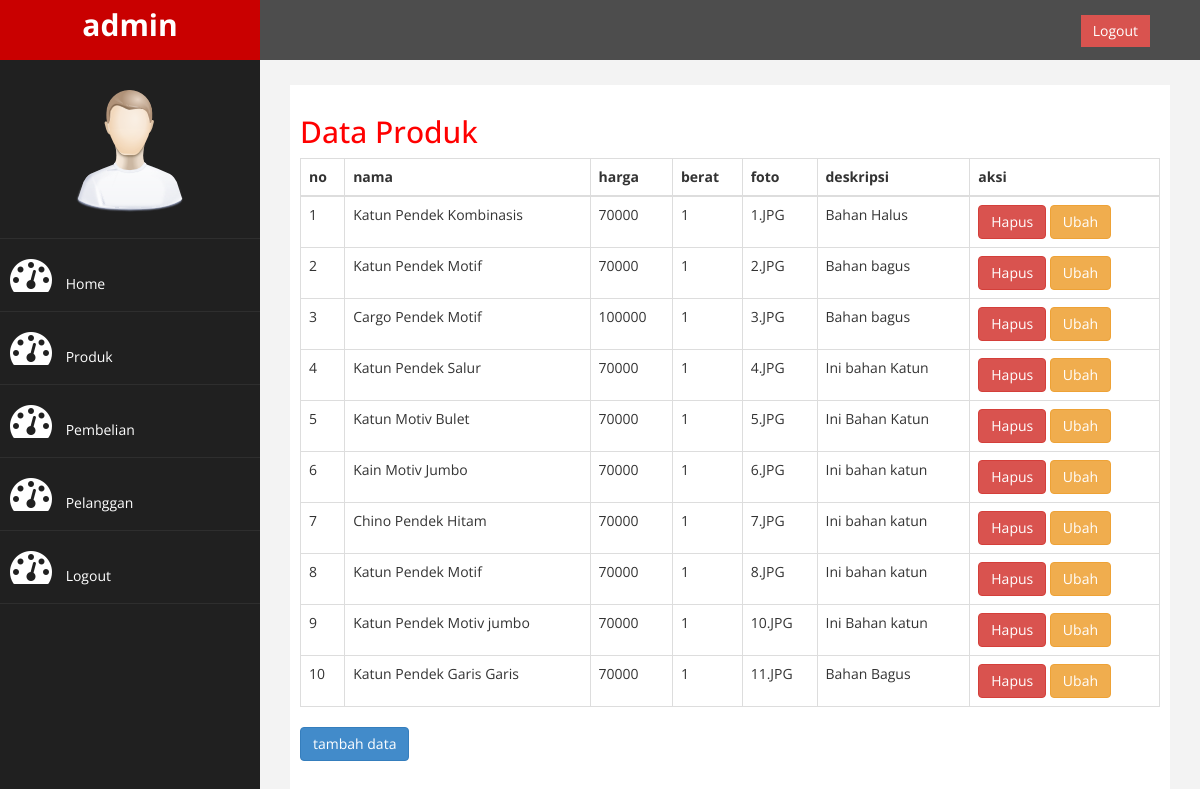
Screenshot of /admin/index.php?halaman=produk (signed in) with the database file from the repository.
### tables this page shows
CREATE TABLE `produk` (
  `id_produk` int(11) NOT NULL,
  `nama_produk` varchar(100) NOT NULL,
  `harga_produk` int(11) NOT NULL,
  `berat` int(11) NOT NULL,
  `foto_produk` varchar(100) NOT NULL,
  `deskripsi_produk` text NOT NULL
);

### admin/produk.php (the view)
<h2>Data Produk</h2>
<table class="table table-bordered">
	<thead>
		<tr>
     	<th>no</th>
		<th>nama</th>
		<th>harga</th>
		<th>berat</th>
		<th>foto</th>
		<th>deskripsi</th>
		<th>aksi</th>
		</tr>
	</thead>
	<tbody>
		<?php $nomor=1; ?>
		<?php $ambil=$koneksi->query("SELECT * FROM produk");?>
		<?php while ($pecah = $ambil->fetch_assoc()) { ?>
		<tr>
			<td><?php echo $nomor; ?></td>
			<td><?php echo $pecah['nama_produk'] ?></td>
			<td><?php echo $pecah['harga_produk'] ?></td>
			<td><?php echo $pecah['berat'] ?></td>
			<td><?php echo $pecah['foto_produk'] ?></td>
			<td><?php echo $pecah['deskripsi_produk'] ?></td>
			<td>
				<a href="index.php?halaman=hapusproduk&id=<?php echo $pecah['id_produk'];?>" class ="btn-danger btn">Hapus</a>
				<a href="index.php?halaman=ubahproduk&id=<?php echo $pecah['id_produk'];?>" class = "btn btn-warning">Ubah</a>
			</td>
		</tr>
		<?php $nomor++; ?>
		<?php } ?>
	</tbody>
</table>
<a href="index.php?halaman=tambahproduk" class= "btn btn-primary">tambah data</a>

### admin/assets/css/custom.css (style rules this page uses)
body { font-family: 'Open Sans', sans-serif; }
h2 { color: #f00; }

### rows the page displays
produk: nama_produk "Katun Pendek Kombinasis", harga_produk "70000", berat "1", foto_produk "1.JPG", deskripsi_produk "Bahan Halus"
produk: nama_produk "Katun Pendek Motif", harga_produk "70000", berat "1", foto_produk "2.JPG", deskripsi_produk "Bahan bagus"
produk: nama_produk "Cargo Pendek Motif", harga_produk "100000", berat "1", foto_produk "3.JPG", deskripsi_produk "Bahan bagus"
produk: nama_produk "Katun Pendek Salur", harga_produk "70000", berat "1", foto_produk "4.JPG", deskripsi_produk "Ini bahan Katun"
produk: nama_produk "Katun Motiv Bulet", harga_produk "70000", berat "1", foto_produk "5.JPG", deskripsi_produk "Ini Bahan Katun"
produk: nama_produk "Kain Motiv Jumbo", harga_produk "70000", berat "1", foto_produk "6.JPG", deskripsi_produk "Ini bahan katun"
produk: nama_produk "Chino Pendek Hitam", harga_produk "70000", berat "1", foto_produk "7.JPG", deskripsi_produk "Ini bahan katun"
produk: nama_produk "Katun Pendek Motif", harga_produk "70000", berat "1", foto_produk "8.JPG", deskripsi_produk "Ini bahan katun"
produk: nama_produk "Katun Pendek Motiv jumbo", harga_produk "70000", berat "1", foto_produk "10.JPG", deskripsi_produk "Ini Bahan katun"
produk: nama_produk "Katun Pendek Garis Garis", harga_produk "70000", berat "1", foto_produk "11.JPG", deskripsi_produk "Bahan Bagus"
